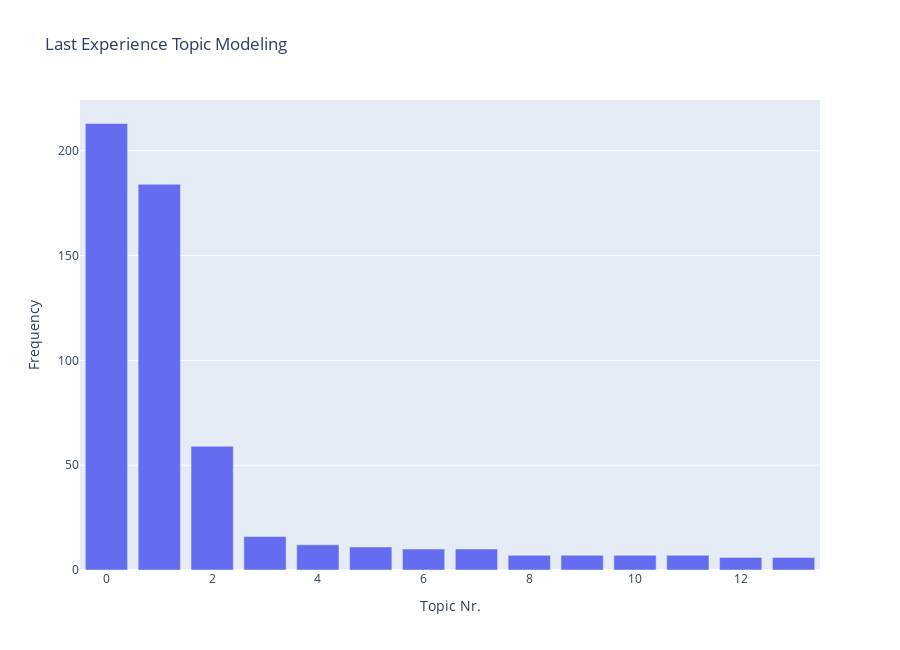

The notebook cell saved with this chart:
### Code cell
last_experience_topics_barchart = create_topicFreq_chart(last_experience_topics_df, chart_title="Last Experience Topic Modeling", xaxis_title='Topic Nr.')

last_experience_topics_barchart

### Figure 1 — Plotly figure (JSON) as saved in the notebook; plotly's stock layout.template omitted (floating-point values rounded to 4 significant figures)
{"data": [{"alignmentgroup": "True", "customdata": [["great, wonderful, excellent, good great, great good"], ["easy find, easy use, easy found, easy access, readily available"], ["learner needs, special education, large library, learner, love using"], ["downloads, downloads free, download, downloadable options, downloads worked"], ["meh, meh world, world meh, fun meh, fun"], ["valentines enjoying, valentines, valentine day, enjoying valentine, valentines day"], ["trying use, first time, wonderful use, amazing use, use often"], ["pop ups, seeing pop, doesnt get, user friendly, doesnt"], ["love love, love, love hate, hate, love guys"], ["great experience, wonderful experience, good experiences, best experience, experience great"], ["exceptional, exceptional exceptional, awesome exceptional, excelente exceptional, exceptional aceptable"], ["easy print, downloaded printed, print services, printed ease, ease print"], ["free month, trying renew, registered access, credit card, free pass"], ["everything needed, needed got, needed, want right, want"]], "hovertemplate": "Label: %{x}<br>Frequency: %{y}<br>Top 5 words: %{customdata[0]}<extra></extra>", "legendgroup": "", "marker": {"color": "#646DEF", "pattern": {"shape": ""}}, "name": "", "offsetgroup": "", "orientation": "v", "showlegend": false, "textposition": "outside", "type": "bar", "x": [0, 1, 2, 3, 4, 5, 6, 7, 8, 9, 10, 11, 12, 13], "xaxis": "x", "y": [213, 184, 59, 16, 12, 11, 10, 10, 7, 7, 7, 7, 6, 6], "yaxis": "y"}], "layout": {"barmode": "relative", "height": 650, "legend": {"tracegroupgap": 0}, "title": {"text": "Last Experience Topic Modeling"}, "uniformtext": {"minsize": 8, "mode": "hide"}, "xaxis": {"anchor": "y", "domain": [0, 1], "title": {"text": "Topic Nr."}}, "yaxis": {"anchor": "x", "domain": [0, 1], "title": {"text": "Frequency"}}}}
